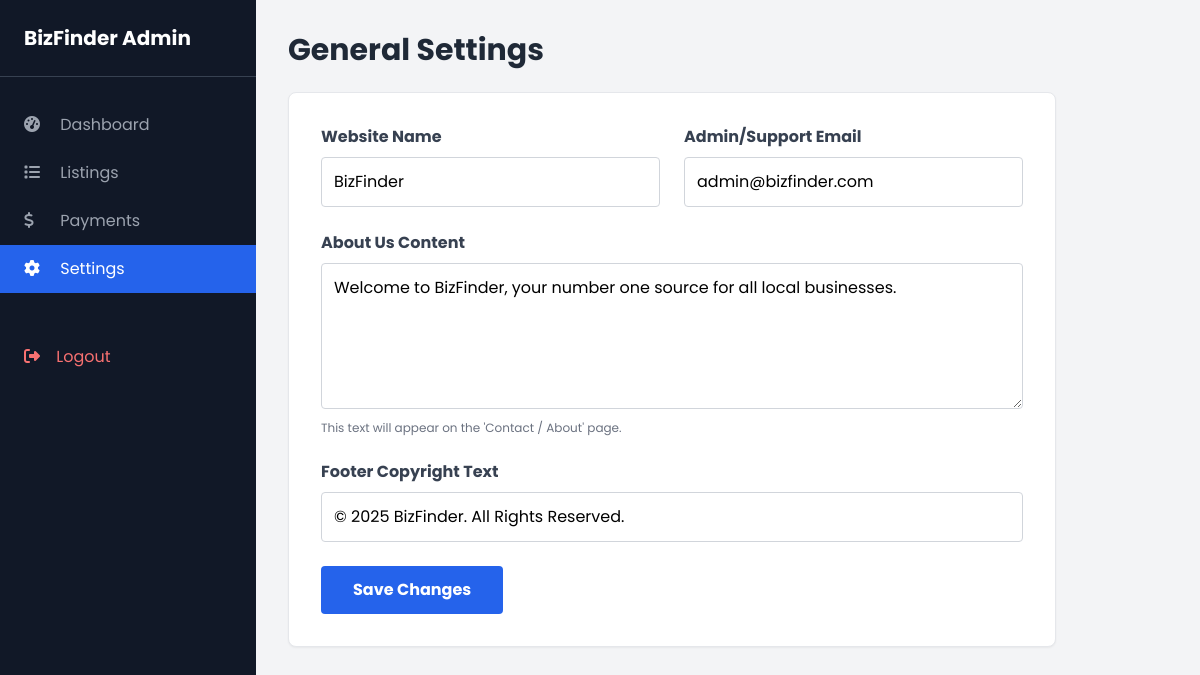
The app's page /admin/settings.php (signed in) with its own data.
### tables this page shows
CREATE TABLE IF NOT EXISTS `settings` (
  `id` int NOT NULL AUTO_INCREMENT,
  `site_name` varchar(100) DEFAULT 'BizFinder',
  `site_email` varchar(100) DEFAULT 'admin@bizfinder.com',
  `site_description` text,
  `about_text` text,
  `footer_text` varchar(255) DEFAULT '© 2025 BizFinder. All Rights Reserved.',
  `updated_at` timestamp NULL DEFAULT CURRENT_TIMESTAMP ON UPDATE CURRENT_TIMESTAMP,
  PRIMARY KEY (`id`)
);

### admin/settings.php (the view, shortened to what this page needs)
<?php
$db = new Database();
$conn = $db->getConnection();
$settings = $conn->query("SELECT * FROM settings WHERE id = 1")->fetch(PDO::FETCH_ASSOC);
?>
<!DOCTYPE html>
<html lang="en">
<head>
    <script src="https://cdn.tailwindcss.com"></script>
    <link rel="stylesheet" href="https://cdnjs.cloudflare.com/ajax/libs/font-awesome/6.4.0/css/all.min.css">
</head>
<body class="bg-gray-100 font-[Poppins] flex">
    <aside class="w-64 bg-gray-900 text-white min-h-screen hidden md:block">
        <div class="p-6 text-xl font-bold border-b border-gray-700">BizFinder Admin</div>
        <nav class="mt-6">
            <a href="index.php" class="block py-3 px-6 text-gray-400 hover:text-white"><i class="fas fa-tachometer-alt mr-3 w-5"></i> Dashboard</a>
            <a href="listings.php" class="block py-3 px-6 text-gray-400 hover:text-white"><i class="fas fa-list mr-3 w-5"></i> Listings</a>
            <a href="payments.php" class="block py-3 px-6 text-gray-400 hover:text-white"><i class="fas fa-dollar-sign mr-3 w-5"></i> Payments</a>
            <a href="settings.php" class="block py-3 px-6 bg-blue-600 text-white"><i class="fas fa-cog mr-3 w-5"></i> Settings</a>
            <a href="../logout.php" class="block py-3 px-6 text-red-400 mt-10"><i class="fas fa-sign-out-alt mr-3"></i> Logout</a>
        </nav>
    </aside>
    <div class="flex-1 p-8">
        <h1 class="text-3xl font-bold text-gray-800 mb-6">General Settings</h1>
        <form method="POST" class="bg-white p-8 rounded-lg shadow-sm border border-gray-200 max-w-3xl">
            <div class="grid grid-cols-1 md:grid-cols-2 gap-6 mb-6">
                <div>
                    <label class="block text-gray-700 font-bold mb-2">Website Name</label>
                    <input type="text" name="site_name" value="<?php echo htmlspecialchars($settings['site_name']); ?>" class="w-full border border-gray-300 p-3 rounded focus:outline-none focus:border-blue-500">
                </div>
                <div>
                    <label class="block text-gray-700 font-bold mb-2">Admin/Support Email</label>
                    <input type="email" name="site_email" value="<?php echo htmlspecialchars($settings['site_email']); ?>" class="w-full border border-gray-300 p-3 rounded focus:outline-none focus:border-blue-500">
                </div>
            </div>
            <div class="mb-6">
                <label class="block text-gray-700 font-bold mb-2">About Us Content</label>
                <textarea name="about_text" rows="5" class="w-full border border-gray-300 p-3 rounded focus:outline-none focus:border-blue-500"><?php echo htmlspecialchars($settings['about_text']); ?></textarea>
                <p class="text-xs text-gray-500 mt-1">This text will appear on the 'Contact / About' page.</p>
            </div>
            <div class="mb-6">
                <label class="block text-gray-700 font-bold mb-2">Footer Copyright Text</label>
                <input type="text" name="footer_text" value="<?php echo htmlspecialchars($settings['footer_text']); ?>" class="w-full border border-gray-300 p-3 rounded focus:outline-none focus:border-blue-500">
            </div>
            <button type="submit" class="bg-blue-600 text-white font-bold py-3 px-8 rounded hover:bg-blue-700 transition">Save Changes</button>
        </form>
    </div>
</body>
</html>

### records on screen
settings: site_name "BizFinder", site_email "admin@bizfinder.com", about_text "Welcome to BizFinder, your number one source for all local businesses.", footer_text "© 2025 BizFinder. All Rights Reserved."
